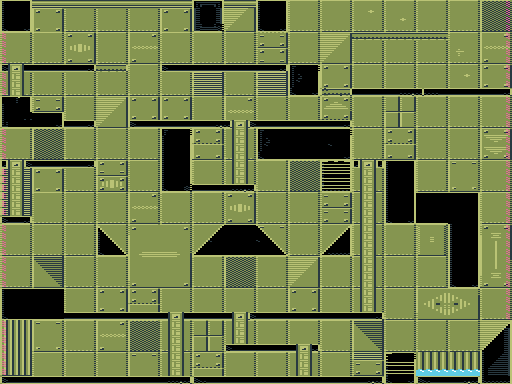

Tiled map render using the project's own tile images. Description and the map definition, with tile-layer contents summarised, below:
An orthogonal 64x48 tile map with 8x8 px tiles, 2 tile layers (Background, Platforms), 3 tilesets and 18 objects (6x move_x, 3x move_y, 2x exit, 2x chase, bounce, ...).

<map version="1.4" tiledversion="2020.07.21" orientation="orthogonal" renderorder="right-down" compressionlevel="0" width="64" height="48" tilewidth="8" tileheight="8" infinite="0" nextlayerid="9" nextobjectid="263">
 <properties>
  <property name="COLOR" value="purple2" />
  <property name="COLOR_FG" value="blue" />
  <property name="NAME" value="Exit room" />
  <property name="TYPE" type="int" value="0" />
 </properties>
 <tileset firstgid="1" name="tiles_bg_0" tilewidth="8" tileheight="8" tilecount="720" columns="24">
  <image source="../images/tiles_bg_0.png" width="192" height="240" />
 </tileset>
 <tileset firstgid="721" name="tiles_fg_0" tilewidth="8" tileheight="8" tilecount="112" columns="8">
  <image source="../images/tiles_fg_0.png" width="64" height="112" />
 </tileset>
 <tileset firstgid="833" name="editor_entity" tilewidth="32" tileheight="32" tilecount="48" columns="6">
  <image source="editor_entity.png" width="192" height="256" />
 </tileset>
 <layer id="1" name="Background" width="64" height="48" locked="1">
  <data>[3072 cells, 3072 non-empty, 407 distinct tile ids]</data>
 </layer>
 <layer id="2" name="Platforms" width="64" height="48" locked="1">
  <data>[3072 cells, 843 non-empty, 64 distinct tile ids]</data>
 </layer>
 <objectgroup id="4" name="Entities">
  <object id="242" name="B" type="exit" gid="858" x="33.5" y="385.5" width="32" height="32">
   <properties>
    <property name="goto" value="level_09:A" />
    <property name="req" value="item:EXIT_PASS" />
   </properties>
  </object>
  <object id="243" name="A" type="exit" gid="858" x="418.5" y="42.5" width="32" height="32">
   <properties>
    <property name="goto" value="level_02:B" />
   </properties>
  </object>
  <object id="244" name="gray" type="move_y" gid="833" x="478.167" y="162.167" width="32" height="32">
   <properties>
    <property name="distance" type="int" value="10" />
   </properties>
  </object>
  <object id="245" name="pink" type="chase" gid="833" x="286.667" y="120.667" width="32" height="32">
   <properties>
    <property name="speed" type="float" value="1.1" />
   </properties>
  </object>
  <object id="246" name="blue" type="chase" gid="833" x="29" y="32.5" width="32" height="32">
   <properties>
    <property name="speed" type="float" value="1.2" />
   </properties>
  </object>
  <object id="247" name="gray" type="move_x" gid="841" x="91" y="98" width="32" height="32">
   <properties>
    <property name="distance" type="int" value="6" />
   </properties>
  </object>
  <object id="248" name="gray" type="move_x" gid="836" x="62" y="67" width="32" height="32">
   <properties>
    <property name="platform_bound" type="bool" value="true" />
   </properties>
  </object>
  <object id="250" name="gray" type="move_x" gid="835" x="34" y="163.5" width="32" height="32">
   <properties>
    <property name="platform_bound" type="bool" value="true" />
    <property name="speed" type="float" value="1.3" />
   </properties>
  </object>
  <object id="251" name="blue" type="move_y" gid="833" x="158.833" y="228" width="32" height="32">
   <properties>
    <property name="same_x" type="bool" value="true" />
   </properties>
  </object>
  <object id="252" name="blue" type="bounce" gid="833" x="445.833" y="351.5" width="32" height="32" />
  <object id="253" name="blue2" type="move_x" gid="836" x="96.3831" y="317.058" width="32" height="32">
   <properties>
    <property name="distance" type="int" value="10" />
   </properties>
  </object>
  <object id="254" name="yellow" type="move_x" gid="834" x="69.5877" y="379.628" width="32" height="32">
   <properties>
    <property name="distance" type="int" value="12" />
    <property name="speed" type="float" value="1.6" />
   </properties>
  </object>
  <object id="256" name="green" type="move_y" gid="833" x="415.667" y="129.333" width="32" height="32">
   <properties>
    <property name="same_x" type="bool" value="true" />
    <property name="speed" type="float" value="0.88" />
   </properties>
  </object>
  <object id="257" name="pink" type="turret" gid="837" x="290.5" y="226" width="32" height="32">
   <properties>
    <property name="speed" type="float" value="1.3" />
   </properties>
  </object>
  <object id="259" gid="862" x="417.5" y="286.5" width="32" height="32" />
  <object id="260" name="yellow" type="move_x" gid="842" x="413.667" y="193.333" width="32" height="32">
   <properties>
    <property name="platform_bound" type="bool" value="true" />
    <property name="speed" type="float" value="1.4" />
   </properties>
  </object>
  <object id="261" gid="863" x="191.5" y="290" width="32" height="32" />
  <object id="262" gid="863" x="255.5" y="289" width="32" height="32" />
 </objectgroup>
</map>
